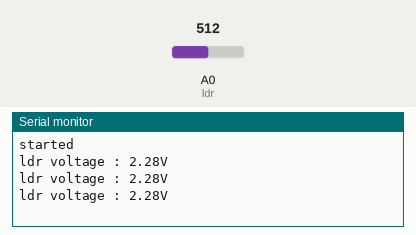
This sketch was run on a simulated Arduino Uno, built with avr-gcc and run on an emulated ATmega328P. Shown: the last lines printed to the serial monitor. Inputs (shaded band) come from the test bench; at power-on: A0 (ldr) = 512.

Above: at 1.3 s.
1.4 s: A0 (ldr) set to 716
At 1.9 s:
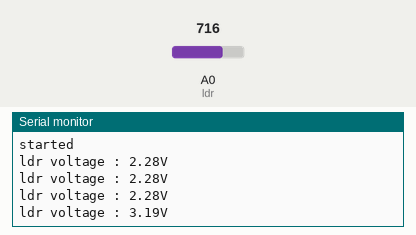
2.9 s: A0 (ldr) set to 900
At 3.4 s:
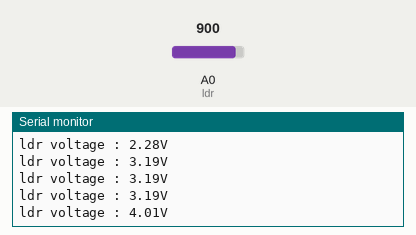
Timing chart, 0 to 5.9 s (numbered marks = the images above; inputs shaded):
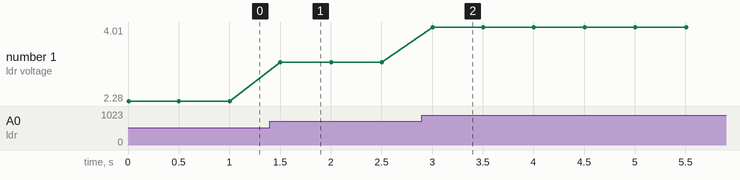

Measured:
- after the input at 1.4 s, the serial monitor: prints a new line after 0.10 s (image 1)
- after the input at 2.9 s, the serial monitor: prints a new line after 0.10 s (image 2)
- plotted number 1: 2.28 → 3.19 after the input at 1.4 s, 3.19 → 4.01 after the input at 2.9 s

The sketch:

LDR.ino
```cpp
int ldr = A0;
float ldr_voltage_val = 0.0;
float VREF = 4.56;
void setup()
{
  Serial.begin(9600);
  Serial.println("started");
  pinMode(ldr,INPUT);
}

void loop()
{
  float adc_cnt = (float)analogRead(ldr);
  ldr_voltage_val = adc_cnt * VREF /1023.0;
  Serial.print("ldr voltage : ");
  Serial.print(ldr_voltage_val);
  Serial.println("V");
  delay(500);
}
```
